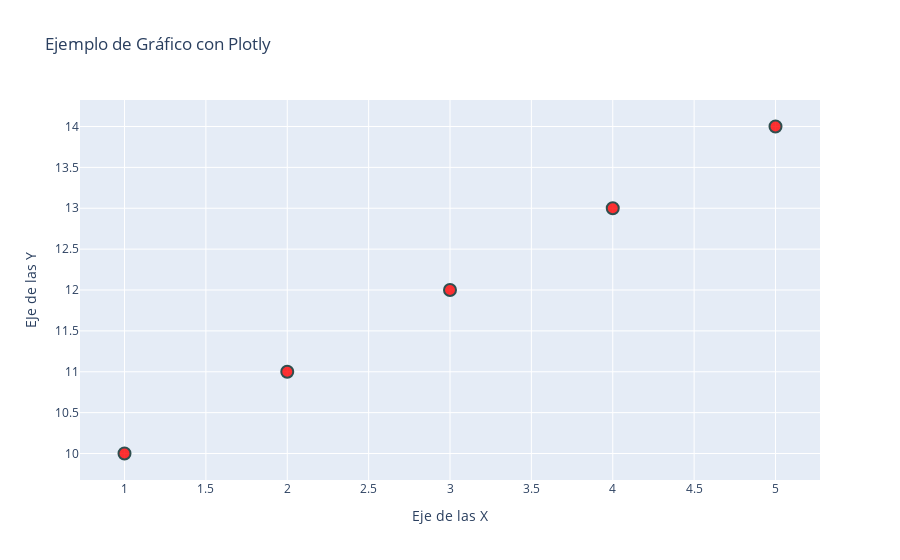

The code cell stored with this chart in its notebook:
### Code cell
fig.update_layout(mi_layout)

### Figure 1 — Plotly figure (JSON) as saved in the notebook; plotly's stock layout.template omitted (floating-point values rounded to 4 significant figures)
{"data": [{"marker": {"color": "rgba(255,0,0,0.8)", "line": {"color": "DarkSlateGrey", "width": 2}, "size": 12}, "mode": "markers", "type": "scatter", "x": [1, 2, 3, 4, 5], "y": [10, 11, 12, 13, 14]}], "layout": {"autosize": true, "title": {"text": "Ejemplo de Gráfico con Plotly"}, "xaxis": {"autorange": true, "range": [0.7378, 5.262], "title": {"text": "Eje de las X"}, "type": "linear"}, "yaxis": {"autorange": true, "range": [9.551, 14.45], "title": {"text": "EJe de las Y"}, "type": "linear"}}}
